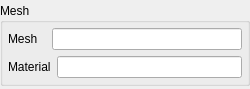
<?xml version="1.0" encoding="UTF-8"?>
<ui version="4.0">
 <class>Form</class>
 <widget class="QWidget" name="Form">
  <property name="geometry">
   <rect>
    <x>0</x>
    <y>0</y>
    <width>250</width>
    <height>89</height>
   </rect>
  </property>
  <property name="sizePolicy">
   <sizepolicy hsizetype="Preferred" vsizetype="Fixed">
    <horstretch>0</horstretch>
    <verstretch>0</verstretch>
   </sizepolicy>
  </property>
  <property name="minimumSize">
   <size>
    <width>250</width>
    <height>89</height>
   </size>
  </property>
  <property name="maximumSize">
   <size>
    <width>16777215</width>
    <height>89</height>
   </size>
  </property>
  <property name="windowTitle">
   <string>Form</string>
  </property>
  <property name="styleSheet">
   <string notr="true">QToolTip {
    border: 1px solid #76797C;
    background-color: #5A7566;
    color: white;
    padding: 0px;                /*remove padding, for fix combobox tooltip.*/
    opacity: 200;
}

QWidget {
    color: #eff0f1;
    background-color: #31363b;
    selection-background-color: #3daee9;
    selection-color: #eff0f1;
    background-clip: border;
    border-image: none;
    border: 0px transparent black;
    outline: 0;
}

QWidget:item:hover {
    background-color: #18465d;
    color: #eff0f1;
}

QWidget:item:selected {
    background-color: #18465d;
}

QCheckBox {
    spacing: 5px;
    outline: none;
    color: #eff0f1;
    margin-bottom: 2px;
}

QCheckBox:disabled {
    color: #76797C;
}

QCheckBox::indicator,
QGroupBox::indicator {
    width: 18px;
    height: 18px;
}

QGroupBox::indicator {
    margin-left: 2px;
}

QCheckBox::indicator:unchecked,
QGroupBox::indicator:unchecked {
    image: url(:/qss_icons/rc/checkbox_unchecked.png);
}

QCheckBox::indicator:unchecked:hover,
QCheckBox::indicator:unchecked:focus,
QCheckBox::indicator:unchecked:pressed,
QGroupBox::indicator:unchecked:hover,
QGroupBox::indicator:unchecked:focus,
QGroupBox::indicator:unchecked:pressed {
    border: none;
    image: url(:/qss_icons/rc/checkbox_unchecked_focus.png);
}

QCheckBox::indicator:checked,
QGroupBox::indicator:checked {
    image: url(:/qss_icons/rc/checkbox_checked.png);
}

QCheckBox::indicator:checked:hover,
QCheckBox::indicator:checked:focus,
QCheckBox::indicator:checked:pressed,
QGroupBox::indicator:checked:hover,
QGroupBox::indicator:checked:focus,
QGroupBox::indicator:checked:pressed {
    border: none;
    image: url(:/qss_icons/rc/checkbox_checked_focus.png);
}

QCheckBox::indicator:indeterminate {
    image: url(:/qss_icons/rc/checkbox_indeterminate.png);
}

QCheckBox::indicator:indeterminate:focus,
QCheckBox::indicator:indeterminate:hover,
QCheckBox::indicator:indeterminate:pressed {
    image: url(:/qss_icons/rc/checkbox_indeterminate_focus.png);
}

QCheckBox::indicator:checked:disabled,
QGroupBox::indicator:checked:disabled {
    image: url(:/qss_icons/rc/checkbox_checked_disabled.png);
}

QCheckBox::indicator:unchecked:disabled,
QGroupBox::indicator:unchecked:disabled {
    image: url(:/qss_icons/rc/checkbox_unchecked_disabled.png);
}

QRadioButton {
    spacing: 5px;
    outline: none;
    color: #eff0f1;
    margin-bottom: 2px;
}

QRadioButton:disabled {
    color: #76797C;
}

QRadioButton::indicator {
    width: 21px;
    height: 21px;
}

QRadioButton::indicator:unchecked {
    image: url(:/qss_icons/rc/radio_unchecked.png);
}

QRadioButton::indicator:unchecked:hover,
QRadioButton::indicator:unchecked:focus,
QRadioButton::indicator:unchecked:pressed {
    border: none;
    outline: none;
    image: url(:/qss_icons/rc/radio_unchecked_focus.png);
}

QRadioButton::indicator:checked {
    border: none;
    outline: none;
    image: url(:/qss_icons/rc/radio_checked.png);
}

QRadioButton::indicator:checked:hover,
QRadioButton::indicator:checked:focus,
QRadioButton::indicator:checked:pressed {
    border: none;
    outline: none;
    image: url(:/qss_icons/rc/radio_checked_focus.png);
}

QRadioButton::indicator:checked:disabled {
    outline: none;
    image: url(:/qss_icons/rc/radio_checked_disabled.png);
}

QRadioButton::indicator:unchecked:disabled {
    image: url(:/qss_icons/rc/radio_unchecked_disabled.png);
}

QMenuBar {
    background-color: #31363b;
    color: #eff0f1;
}

QMenuBar::item {
    background: transparent;
}

QMenuBar::item:selected {
    background: transparent;
    border: 1px solid #76797C;
}

QMenuBar::item:pressed {
    border: 1px solid #76797C;
    background-color: #3daee9;
    color: #eff0f1;
    margin-bottom: -1px;
    padding-bottom: 1px;
}

QMenu {
    border: 1px solid #76797C;
    color: #eff0f1;
    margin: 2px;
}

QMenu::icon {
    margin: 5px;
}

QMenu::item {
    padding: 5px 30px 5px 30px;
    border: 1px solid transparent;
    /* reserve space for selection border */
}

QMenu::item:selected {
    color: #eff0f1;
}

QMenu::separator {
    height: 2px;
    background: lightblue;
    margin-left: 10px;
    margin-right: 5px;
}

QMenu::indicator {
    width: 18px;
    height: 18px;
}


/* non-exclusive indicator = check box style indicator
   (see QActionGroup::setExclusive) */

QMenu::indicator:non-exclusive:unchecked {
    image: url(:/qss_icons/rc/checkbox_unchecked.png);
}

QMenu::indicator:non-exclusive:unchecked:selected {
    image: url(:/qss_icons/rc/checkbox_unchecked_disabled.png);
}

QMenu::indicator:non-exclusive:checked {
    image: url(:/qss_icons/rc/checkbox_checked.png);
}

QMenu::indicator:non-exclusive:checked:selected {
    image: url(:/qss_icons/rc/checkbox_checked_disabled.png);
}


/* exclusive indicator = radio button style indicator (see QActionGroup::setExclusive) */

QMenu::indicator:exclusive:unchecked {
    image: url(:/qss_icons/rc/radio_unchecked.png);
}

QMenu::indicator:exclusive:unchecked:selected {
    image: url(:/qss_icons/rc/radio_unchecked_disabled.png);
}

QMenu::indicator:exclusive:checked {
    image: url(:/qss_icons/rc/radio_checked.png);
}

QMenu::indicator:exclusive:checked:selected {
    image: url(:/qss_icons/rc/radio_checked_disabled.png);
}

QMenu::right-arrow {
    margin: 5px;
    image: url(:/qss_icons/rc/right_arrow.png)
}

QWidget:disabled {
    color: #454545;
    background-color: #31363b;
}

QAbstractItemView {
    alternate-background-color: #31363b;
    color: #eff0f1;
    border: 1px solid #3A3939;
    border-radius: 2px;
}

QWidget:focus,
QMenuBar:focus {
    border: 1px solid #3daee9;
}

QTabWidget:focus,
QCheckBox:focus,
QRadioButton:focus,
QSlider:focus {
    border: none;
}

QLineEdit {
    background-color: #232629;
    padding: 5px;
    border-style: solid;
    border: 1px solid #76797C;
    border-radius: 2px;
    color: #eff0f1;
}

QAbstractItemView QLineEdit {
    padding: 0;
}

QGroupBox {
    border: 1px solid #76797C;
    border-radius: 2px;
    margin-top: 20px;
}

QGroupBox::title {
    subcontrol-origin: margin;
    subcontrol-position: top center;
    padding-left: 10px;
    padding-right: 10px;
    padding-top: 10px;
}

QAbstractScrollArea {
    border-radius: 2px;
    border: 1px solid #76797C;
    background-color: transparent;
}

QScrollBar:horizontal {
    height: 15px;
    margin: 3px 15px 3px 15px;
    border: 1px transparent #2A2929;
    border-radius: 4px;
    background-color: #2A2929;
}

QScrollBar::handle:horizontal {
    background-color: #605F5F;
    min-width: 5px;
    border-radius: 4px;
}

QScrollBar::add-line:horizontal {
    margin: 0px 3px 0px 3px;
    border-image: url(:/qss_icons/rc/right_arrow_disabled.png);
    width: 10px;
    height: 10px;
    subcontrol-position: right;
    subcontrol-origin: margin;
}

QScrollBar::sub-line:horizontal {
    margin: 0px 3px 0px 3px;
    border-image: url(:/qss_icons/rc/left_arrow_disabled.png);
    height: 10px;
    width: 10px;
    subcontrol-position: left;
    subcontrol-origin: margin;
}

QScrollBar::add-line:horizontal:hover,
QScrollBar::add-line:horizontal:on {
    border-image: url(:/qss_icons/rc/right_arrow.png);
    height: 10px;
    width: 10px;
    subcontrol-position: right;
    subcontrol-origin: margin;
}

QScrollBar::sub-line:horizontal:hover,
QScrollBar::sub-line:horizontal:on {
    border-image: url(:/qss_icons/rc/left_arrow.png);
    height: 10px;
    width: 10px;
    subcontrol-position: left;
    subcontrol-origin: margin;
}

QScrollBar::up-arrow:horizontal,
QScrollBar::down-arrow:horizontal {
    background: none;
}

QScrollBar::add-page:horizontal,
QScrollBar::sub-page:horizontal {
    background: none;
}

QScrollBar:vertical {
    background-color: #2A2929;
    width: 15px;
    margin: 15px 3px 15px 3px;
    border: 1px transparent #2A2929;
    border-radius: 4px;
}

QScrollBar::handle:vertical {
    background-color: #605F5F;
    min-height: 5px;
    border-radius: 4px;
}

QScrollBar::sub-line:vertical {
    margin: 3px 0px 3px 0px;
    border-image: url(:/qss_icons/rc/up_arrow_disabled.png);
    height: 10px;
    width: 10px;
    subcontrol-position: top;
    subcontrol-origin: margin;
}

QScrollBar::add-line:vertical {
    margin: 3px 0px 3px 0px;
    border-image: url(:/qss_icons/rc/down_arrow_disabled.png);
    height: 10px;
    width: 10px;
    subcontrol-position: bottom;
    subcontrol-origin: margin;
}

QScrollBar::sub-line:vertical:hover,
QScrollBar::sub-line:vertical:on {
    border-image: url(:/qss_icons/rc/up_arrow.png);
    height: 10px;
    width: 10px;
    subcontrol-position: top;
    subcontrol-origin: margin;
}

QScrollBar::add-line:vertical:hover,
QScrollBar::add-line:vertical:on {
    border-image: url(:/qss_icons/rc/down_arrow.png);
    height: 10px;
    width: 10px;
    subcontrol-position: bottom;
    subcontrol-origin: margin;
}

QScrollBar::up-arrow:vertical,
QScrollBar::down-arrow:vertical {
    background: none;
}

QScrollBar::add-page:vertical,
QScrollBar::sub-page:vertical {
    background: none;
}

QTextEdit {
    background-color: #232629;
    color: #eff0f1;
    border: 1px solid #76797C;
}

QPlainTextEdit {
    background-color: #232629;
    ;
    color: #eff0f1;
    border-radius: 2px;
    border: 1px solid #76797C;
}

QHeaderView::section {
    background-color: #76797C;
    color: #eff0f1;
    padding: 5px;
    border: 1px solid #76797C;
}

QSizeGrip {
    image: url(:/qss_icons/rc/sizegrip.png);
    width: 12px;
    height: 12px;
}

QMainWindow::separator {
    background-color: #31363b;
    color: white;
    padding-left: 4px;
    spacing: 2px;
    border: 1px dashed #76797C;
}

QMainWindow::separator:hover {
    background-color: #787876;
    color: white;
    padding-left: 4px;
    border: 1px solid #76797C;
    spacing: 2px;
}

QMenu::separator {
    height: 1px;
    background-color: #76797C;
    color: white;
    padding-left: 4px;
    margin-left: 10px;
    margin-right: 5px;
}

QFrame {
    border-radius: 2px;
    border: 1px solid #76797C;
}

QFrame[frameShape=&quot;0&quot;] {
    border-radius: 2px;
    border: 1px transparent #76797C;
}

QStackedWidget {
    border: 1px transparent black;
}

QToolBar {
    border: 1px transparent #393838;
    background: 1px solid #31363b;
    font-weight: bold;
}

QToolBar::handle:horizontal {
    image: url(:/qss_icons/rc/Hmovetoolbar.png);
}

QToolBar::handle:vertical {
    image: url(:/qss_icons/rc/Vmovetoolbar.png);
}

QToolBar::separator:horizontal {
    image: url(:/qss_icons/rc/Hsepartoolbar.png);
}

QToolBar::separator:vertical {
    image: url(:/qss_icons/rc/Vsepartoolbar.png);
}

QToolButton#qt_toolbar_ext_button {
    background: #58595a
}

QPushButton {
    color: #eff0f1;
    background-color: #31363b;
    border-width: 1px;
    border-color: #76797C;
    border-style: solid;
    padding: 5px;
    border-radius: 2px;
    outline: none;
}

QPushButton:disabled {
    background-color: #31363b;
    border-width: 1px;
    border-color: #454545;
    border-style: solid;
    padding-top: 5px;
    padding-bottom: 5px;
    padding-left: 10px;
    padding-right: 10px;
    border-radius: 2px;
    color: #454545;
}

QPushButton:focus {
    background-color: #3daee9;
    color: white;
}

QPushButton:pressed {
    background-color: #3daee9;
    padding-top: -15px;
    padding-bottom: -17px;
}

QComboBox {
    selection-background-color: #3daee9;
    border-style: solid;
    border: 1px solid #76797C;
    border-radius: 2px;
    padding: 5px;
    min-width: 75px;
}

QPushButton:checked {
    background-color: #76797C;
    border-color: #6A6969;
}

QComboBox:hover,
QPushButton:hover,
QAbstractSpinBox:hover,
QLineEdit:hover,
QTextEdit:hover,
QPlainTextEdit:hover,
QAbstractView:hover,
QTreeView:hover {
    border: 1px solid #3daee9;
    color: #eff0f1;
}

QComboBox:on {
    padding-top: 3px;
    padding-left: 4px;
    selection-background-color: #4a4a4a;
}

QComboBox QAbstractItemView {
    background-color: #232629;
    border-radius: 2px;
    border: 1px solid #76797C;
    selection-background-color: #18465d;
}

QComboBox::drop-down {
    subcontrol-origin: padding;
    subcontrol-position: top right;
    width: 15px;
    border-left-width: 0px;
    border-left-color: darkgray;
    border-left-style: solid;
    border-top-right-radius: 3px;
    border-bottom-right-radius: 3px;
}

QComboBox::down-arrow {
    image: url(:/qss_icons/rc/down_arrow_disabled.png);
}

QComboBox::down-arrow:on,
QComboBox::down-arrow:hover,
QComboBox::down-arrow:focus {
    image: url(:/qss_icons/rc/down_arrow.png);
}

QAbstractSpinBox {
    padding: 5px;
    border: 1px solid #76797C;
    background-color: #232629;
    color: #eff0f1;
    border-radius: 2px;
    min-width: 75px;
}

QAbstractSpinBox:up-button {
    background-color: transparent;
    subcontrol-origin: border;
    subcontrol-position: top right;
}

QAbstractSpinBox:down-button {
    background-color: transparent;
    subcontrol-origin: border;
    subcontrol-position: bottom right;
}

QAbstractSpinBox::up-arrow,
QAbstractSpinBox::up-arrow:disabled,
QAbstractSpinBox::up-arrow:off {
    image: url(:/qss_icons/rc/up_arrow_disabled.png);
    width: 10px;
    height: 10px;
}

QAbstractSpinBox::up-arrow:hover {
    image: url(:/qss_icons/rc/up_arrow.png);
}

QAbstractSpinBox::down-arrow,
QAbstractSpinBox::down-arrow:disabled,
QAbstractSpinBox::down-arrow:off {
    image: url(:/qss_icons/rc/down_arrow_disabled.png);
    width: 10px;
    height: 10px;
}

QAbstractSpinBox::down-arrow:hover {
    image: url(:/qss_icons/rc/down_arrow.png);
}

QLabel {
    border: 0px solid black;
}

QTabWidget {
    border: 0px transparent black;
}

QTabWidget::pane {
    border: 1px solid #76797C;
    padding: 5px;
    margin: 0px;
}

QTabWidget::tab-bar {
    /* left: 5px; move to the right by 5px */
}

QTabBar {
    qproperty-drawBase: 0;
    border-radius: 3px;
}

QTabBar:focus {
    border: 0px transparent black;
}

QTabBar::close-button {
    image: url(:/qss_icons/rc/close.png);
    background: transparent;
}

QTabBar::close-button:hover {
    image: url(:/qss_icons/rc/close-hover.png);
    background: transparent;
}

QTabBar::close-button:pressed {
    image: url(:/qss_icons/rc/close-pressed.png);
    background: transparent;
}


/* TOP TABS */

QTabBar::tab:top {
    color: #eff0f1;
    border: 1px solid #76797C;
    border-bottom: 1px transparent black;
    background-color: #31363b;
    padding: 5px;
    min-width: 50px;
    border-top-left-radius: 2px;
    border-top-right-radius: 2px;
}

QTabBar::tab:top:selected {
    color: #eff0f1;
    background-color: #54575B;
    border: 1px solid #76797C;
    border-bottom: 2px solid #3daee9;
    border-top-left-radius: 2px;
    border-top-right-radius: 2px;
}

QTabBar::tab:top:!selected:hover {
    background-color: #3daee9;
}


/* BOTTOM TABS */

QTabBar::tab:bottom {
    color: #eff0f1;
    border: 1px solid #76797C;
    border-top: 1px transparent black;
    background-color: #31363b;
    padding: 5px;
    border-bottom-left-radius: 2px;
    border-bottom-right-radius: 2px;
    min-width: 50px;
}

QTabBar::tab:bottom:selected {
    color: #eff0f1;
    background-color: #54575B;
    border: 1px solid #76797C;
    border-top: 2px solid #3daee9;
    border-bottom-left-radius: 2px;
    border-bottom-right-radius: 2px;
}

QTabBar::tab:bottom:!selected:hover {
    background-color: #3daee9;
}


/* LEFT TABS */

QTabBar::tab:left {
    color: #eff0f1;
    border: 1px solid #76797C;
    border-left: 1px transparent black;
    background-color: #31363b;
    padding: 5px;
    border-top-right-radius: 2px;
    border-bottom-right-radius: 2px;
    min-height: 50px;
}

QTabBar::tab:left:selected {
    color: #eff0f1;
    background-color: #54575B;
    border: 1px solid #76797C;
    border-left: 2px solid #3daee9;
    border-top-right-radius: 2px;
    border-bottom-right-radius: 2px;
}

QTabBar::tab:left:!selected:hover {
    background-color: #3daee9;
}


/* RIGHT TABS */

QTabBar::tab:right {
    color: #eff0f1;
    border: 1px solid #76797C;
    border-right: 1px transparent black;
    background-color: #31363b;
    padding: 5px;
    border-top-left-radius: 2px;
    border-bottom-left-radius: 2px;
    min-height: 50px;
}

QTabBar::tab:right:selected {
    color: #eff0f1;
    background-color: #54575B;
    border: 1px solid #76797C;
    border-right: 2px solid #3daee9;
    border-top-left-radius: 2px;
    border-bottom-left-radius: 2px;
}

QTabBar::tab:right:!selected:hover {
    background-color: #3daee9;
}

QTabBar QToolButton::right-arrow:enabled {
    image: url(:/qss_icons/rc/right_arrow.png);
}

QTabBar QToolButton::left-arrow:enabled {
    image: url(:/qss_icons/rc/left_arrow.png);
}

QTabBar QToolButton::right-arrow:disabled {
    image: url(:/qss_icons/rc/right_arrow_disabled.png);
}

QTabBar QToolButton::left-arrow:disabled {
    image: url(:/qss_icons/rc/left_arrow_disabled.png);
}

QDockWidget {
    background: #31363b;
    border: 1px solid #403F3F;
    titlebar-close-icon: url(:/qss_icons/rc/close.png);
    titlebar-normal-icon: url(:/qss_icons/rc/undock.png);
}

QDockWidget::close-button,
QDockWidget::float-button {
    border: 1px solid transparent;
    border-radius: 2px;
    background: transparent;
}

QDockWidget::close-button:hover,
QDockWidget::float-button:hover {
    background: rgba(255, 255, 255, 10);
}

QDockWidget::close-button:pressed,
QDockWidget::float-button:pressed {
    padding: 1px -1px -1px 1px;
    background: rgba(255, 255, 255, 10);
}

QTreeView,
QListView {
    border: 1px solid #76797C;
    background-color: #232629;
}

QTreeView:branch:selected,
QTreeView:branch:hover {
    background: url(:/qss_icons/rc/transparent.png);
}

QTreeView::branch:has-siblings:!adjoins-item {
    border-image: url(:/qss_icons/rc/transparent.png);
}

QTreeView::branch:has-siblings:adjoins-item {
    border-image: url(:/qss_icons/rc/transparent.png);
}

QTreeView::branch:!has-children:!has-siblings:adjoins-item {
    border-image: url(:/qss_icons/rc/transparent.png);
}

QTreeView::branch:has-children:!has-siblings:closed,
QTreeView::branch:closed:has-children:has-siblings {
    image: url(:/qss_icons/rc/branch_closed.png);
}

QTreeView::branch:open:has-children:!has-siblings,
QTreeView::branch:open:has-children:has-siblings {
    image: url(:/qss_icons/rc/branch_open.png);
}

QTreeView::branch:has-children:!has-siblings:closed:hover,
QTreeView::branch:closed:has-children:has-siblings:hover {
    image: url(:/qss_icons/rc/branch_closed-on.png);
}

QTreeView::branch:open:has-children:!has-siblings:hover,
QTreeView::branch:open:has-children:has-siblings:hover {
    image: url(:/qss_icons/rc/branch_open-on.png);
}

QListView::item:!selected:hover,
QTreeView::item:!selected:hover {
    background: #18465d;
    outline: 0;
    color: #eff0f1
}

QListView::item:selected:hover,
QTreeView::item:selected:hover {
    background: #287399;
    color: #eff0f1;
}

QTreeView::indicator:checked,
QListView::indicator:checked {
    image: url(:/qss_icons/rc/checkbox_checked.png);
}

QTreeView::indicator:unchecked,
QListView::indicator:unchecked {
    image: url(:/qss_icons/rc/checkbox_unchecked.png);
}

QTreeView::indicator:checked:hover,
QTreeView::indicator:checked:focus,
QTreeView::indicator:checked:pressed,
QListView::indicator:checked:hover,
QListView::indicator:checked:focus,
QListView::indicator:checked:pressed {
    image: url(:/qss_icons/rc/checkbox_checked_focus.png);
}

QTreeView::indicator:unchecked:hover,
QTreeView::indicator:unchecked:focus,
QTreeView::indicator:unchecked:pressed,
QListView::indicator:unchecked:hover,
QListView::indicator:unchecked:focus,
QListView::indicator:unchecked:pressed {
    image: url(:/qss_icons/rc/checkbox_unchecked_focus.png);
}

QSlider::groove:horizontal {
    border: 1px solid #565a5e;
    height: 4px;
    background: #565a5e;
    margin: 0px;
    border-radius: 2px;
}

QSlider::handle:horizontal {
    background: #232629;
    border: 1px solid #565a5e;
    width: 16px;
    height: 16px;
    margin: -8px 0;
    border-radius: 9px;
}

QSlider::groove:vertical {
    border: 1px solid #565a5e;
    width: 4px;
    background: #565a5e;
    margin: 0px;
    border-radius: 3px;
}

QSlider::handle:vertical {
    background: #232629;
    border: 1px solid #565a5e;
    width: 16px;
    height: 16px;
    margin: 0 -8px;
    border-radius: 9px;
}

QToolButton {
    background-color: transparent;
    border: 1px transparent #76797C;
    border-radius: 2px;
    margin: 3px;
    padding: 5px;
}

QToolButton[popupMode=&quot;1&quot;] {
    /* only for MenuButtonPopup */
    padding-right: 20px;
    /* make way for the popup button */
    border: 1px #76797C;
    border-radius: 5px;
}

QToolButton[popupMode=&quot;2&quot;] {
    /* only for InstantPopup */
    padding-right: 10px;
    /* make way for the popup button */
    border: 1px #76797C;
}

QToolButton:hover,
QToolButton::menu-button:hover {
    background-color: transparent;
    border: 1px solid #3daee9;
    padding: 5px;
}

QToolButton:checked,
QToolButton:pressed,
QToolButton::menu-button:pressed {
    background-color: #3daee9;
    border: 1px solid #3daee9;
    padding: 5px;
}


/* the subcontrol below is used only in the InstantPopup or DelayedPopup mode */

QToolButton::menu-indicator {
    image: url(:/qss_icons/rc/down_arrow.png);
    top: -7px;
    left: -2px;
    /* shift it a bit */
}


/* the subcontrols below are used only in the MenuButtonPopup mode */

QToolButton::menu-button {
    border: 1px transparent #76797C;
    border-top-right-radius: 6px;
    border-bottom-right-radius: 6px;
    /* 16px width + 4px for border = 20px allocated above */
    width: 16px;
    outline: none;
}

QToolButton::menu-arrow {
    image: url(:/qss_icons/rc/down_arrow.png);
}

QToolButton::menu-arrow:open {
    border: 1px solid #76797C;
}

QPushButton::menu-indicator {
    subcontrol-origin: padding;
    subcontrol-position: bottom right;
    left: 8px;
}

QTableView {
    border: 1px solid #76797C;
    gridline-color: #31363b;
    background-color: #232629;
}

QTableView,
QHeaderView {
    border-radius: 0px;
}

QTableView::item:pressed,
QListView::item:pressed,
QTreeView::item:pressed {
    background: #18465d;
    color: #eff0f1;
}

QTableView::item:selected:active,
QTreeView::item:selected:active,
QListView::item:selected:active {
    background: #287399;
    color: #eff0f1;
}

QHeaderView {
    background-color: #31363b;
    border: 1px transparent;
    border-radius: 0px;
    margin: 0px;
    padding: 0px;
}

QHeaderView::section {
    background-color: #31363b;
    color: #eff0f1;
    padding: 5px;
    border: 1px solid #76797C;
    border-radius: 0px;
    text-align: center;
}

QHeaderView::section::vertical::first,
QHeaderView::section::vertical::only-one {
    border-top: 1px solid #76797C;
}

QHeaderView::section::vertical {
    border-top: transparent;
}

QHeaderView::section::horizontal::first,
QHeaderView::section::horizontal::only-one {
    border-left: 1px solid #76797C;
}

QHeaderView::section::horizontal {
    border-left: transparent;
}

QHeaderView::section:checked {
    color: white;
    background-color: #334e5e;
}


/* style the sort indicator */

QHeaderView::down-arrow {
    image: url(:/qss_icons/rc/down_arrow.png);
}

QHeaderView::up-arrow {
    image: url(:/qss_icons/rc/up_arrow.png);
}

QTableCornerButton::section {
    background-color: #31363b;
    border: 1px transparent #76797C;
    border-radius: 0px;
}

QToolBox {
    padding: 5px;
    border: 1px transparent black;
}

QToolBox::tab {
    color: #eff0f1;
    background-color: #31363b;
    border: 1px solid #76797C;
    border-bottom: 1px transparent #31363b;
    border-top-left-radius: 5px;
    border-top-right-radius: 5px;
}

QToolBox::tab:selected {
    /* italicize selected tabs */
    font: italic;
    background-color: #31363b;
    border-color: #3daee9;
}

QStatusBar::item {
    border: 0px transparent dark;
}

QFrame[height=&quot;3&quot;],
QFrame[width=&quot;3&quot;] {
    background-color: #76797C;
}

QSplitter::handle {
    border: 1px dashed #76797C;
}

QSplitter::handle:hover {
    background-color: #787876;
    border: 1px solid #76797C;
}

QSplitter::handle:horizontal {
    width: 1px;
}

QSplitter::handle:vertical {
    height: 1px;
}

QProgressBar {
    border: 1px solid #76797C;
    border-radius: 5px;
    text-align: center;
}

QProgressBar::chunk {
    background-color: #05B8CC;
}

QDateEdit {
    selection-background-color: #3daee9;
    border-style: solid;
    border: 1px solid #3375A3;
    border-radius: 2px;
    padding: 1px;
    min-width: 75px;
}

QDateEdit:on {
    padding-top: 3px;
    padding-left: 4px;
    selection-background-color: #4a4a4a;
}

QDateEdit QAbstractItemView {
    background-color: #232629;
    border-radius: 2px;
    border: 1px solid #3375A3;
    selection-background-color: #3daee9;
}

QDateEdit::drop-down {
    subcontrol-origin: padding;
    subcontrol-position: top right;
    width: 15px;
    border-left-width: 0px;
    border-left-color: darkgray;
    border-left-style: solid;
    border-top-right-radius: 3px;
    border-bottom-right-radius: 3px;
}

QDateEdit::down-arrow {
    image: url(:/qss_icons/rc/down_arrow_disabled.png);
}

QDateEdit::down-arrow:on,
QDateEdit::down-arrow:hover,
QDateEdit::down-arrow:focus {
    image: url(:/qss_icons/rc/down_arrow.png);
}
</string>
  </property>
  <layout class="QGridLayout" name="gridLayout_2">
   <property name="leftMargin">
    <number>0</number>
   </property>
   <property name="topMargin">
    <number>0</number>
   </property>
   <property name="rightMargin">
    <number>0</number>
   </property>
   <property name="bottomMargin">
    <number>0</number>
   </property>
   <item row="0" column="0">
    <widget class="QGroupBox" name="MeshRenderer">
     <property name="enabled">
      <bool>true</bool>
     </property>
     <property name="sizePolicy">
      <sizepolicy hsizetype="Preferred" vsizetype="Fixed">
       <horstretch>0</horstretch>
       <verstretch>0</verstretch>
      </sizepolicy>
     </property>
     <property name="title">
      <string>Mesh</string>
     </property>
     <layout class="QGridLayout" name="gridLayout">
      <property name="leftMargin">
       <number>5</number>
      </property>
      <property name="topMargin">
       <number>5</number>
      </property>
      <property name="rightMargin">
       <number>5</number>
      </property>
      <property name="bottomMargin">
       <number>5</number>
      </property>
      <item row="0" column="0">
       <layout class="QVBoxLayout" name="verticalLayout">
        <item>
         <layout class="QHBoxLayout" name="Mesh">
          <item>
           <widget class="QLabel" name="meshLabel">
            <property name="sizePolicy">
             <sizepolicy hsizetype="Fixed" vsizetype="Fixed">
              <horstretch>0</horstretch>
              <verstretch>0</verstretch>
             </sizepolicy>
            </property>
            <property name="minimumSize">
             <size>
              <width>38</width>
              <height>0</height>
             </size>
            </property>
            <property name="text">
             <string>Mesh</string>
            </property>
           </widget>
          </item>
          <item>
           <widget class="QLineEdit" name="meshEdit">
            <property name="sizePolicy">
             <sizepolicy hsizetype="Preferred" vsizetype="Fixed">
              <horstretch>0</horstretch>
              <verstretch>0</verstretch>
             </sizepolicy>
            </property>
           </widget>
          </item>
         </layout>
        </item>
        <item>
         <layout class="QHBoxLayout" name="Material">
          <item>
           <widget class="QLabel" name="materialLabel">
            <property name="sizePolicy">
             <sizepolicy hsizetype="Fixed" vsizetype="Fixed">
              <horstretch>0</horstretch>
              <verstretch>0</verstretch>
             </sizepolicy>
            </property>
            <property name="text">
             <string>Material</string>
            </property>
           </widget>
          </item>
          <item>
           <widget class="QLineEdit" name="materialEdit">
            <property name="sizePolicy">
             <sizepolicy hsizetype="Preferred" vsizetype="Fixed">
              <horstretch>0</horstretch>
              <verstretch>0</verstretch>
             </sizepolicy>
            </property>
           </widget>
          </item>
         </layout>
        </item>
       </layout>
      </item>
     </layout>
    </widget>
   </item>
  </layout>
 </widget>
 <resources/>
 <connections/>
</ui>
